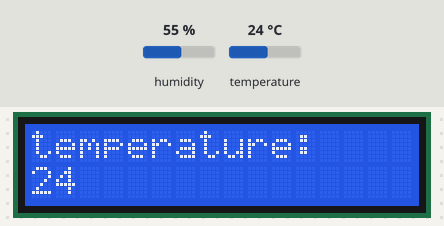
A sketch run on a simulated Arduino Uno, built with avr-gcc and run on an emulated ATmega328P. Shown: 16×2 character LCD. Inputs (shaded band) come from the test bench; at power-on: temperature 24 °C, humidity 55 %.

Above: at 1.2 s.
1.3 s: temperature set to 12 °C
At 2.9 s:
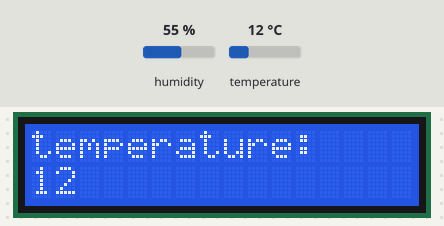
3.6 s: temperature set to 19 °C
At 4.8 s:
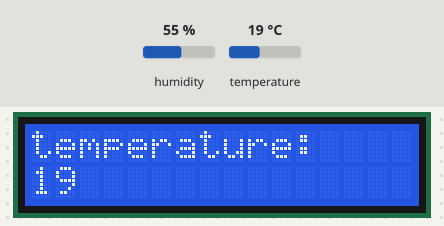
5.7 s: temperature set to 28 °C
At 6.7 s:
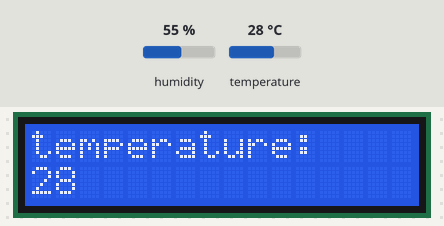
Timing chart, 0 to 8.7 s (numbered marks = the images above; inputs shaded):
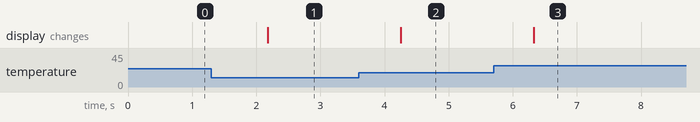

Measured:
- after the input at 1.3 s, the display: changes after 0.88 s (image 1)
- after the input at 3.6 s, the display: changes after 0.65 s (image 2)
- after the input at 5.7 s, the display: changes after 0.63 s (image 3)

The sketch:

LCD1602_DHT11.ino
```cpp
#include <dht.h>
#include <LiquidCrystal_I2C.h>
LiquidCrystal_I2C mylcd(0x27,16,2);
dht myDHT_A1;
int tem;
void setup() {
  // put your setup code here, to run once:
  mylcd.init();
  mylcd.backlight();
   Serial.begin(9600);
}

void loop() {
  // put your main code here, to run repeatedly:
  tem = dht_A1_gettemperature();
 mylcd.setCursor(0, 0);
  mylcd.print("temperature:");
  mylcd.setCursor(0, 1);
  mylcd.print(tem);
  delay(1000);

}


int dht_A1_gettemperature() {
  int chk = myDHT_A1.read11(A1);
  int value = myDHT_A1.temperature;
  return value;
}
```
